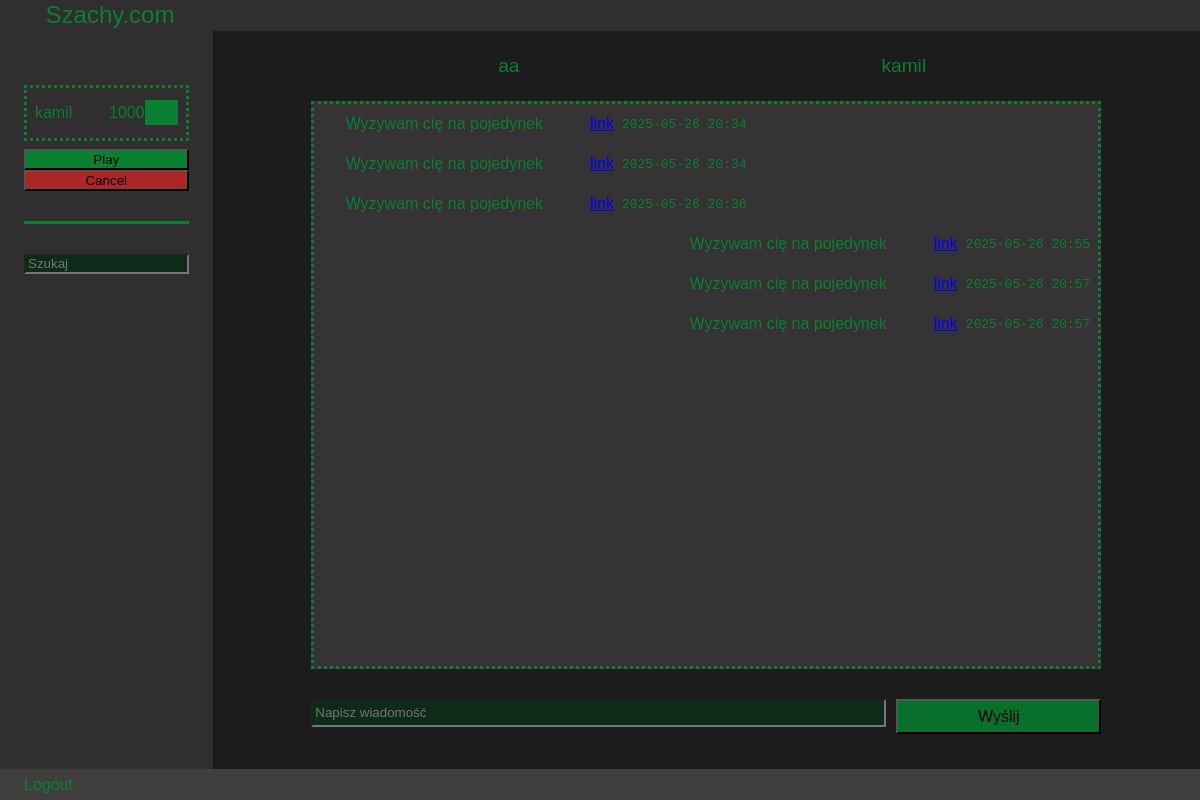
The app's page /chat1 (signed in), older data.
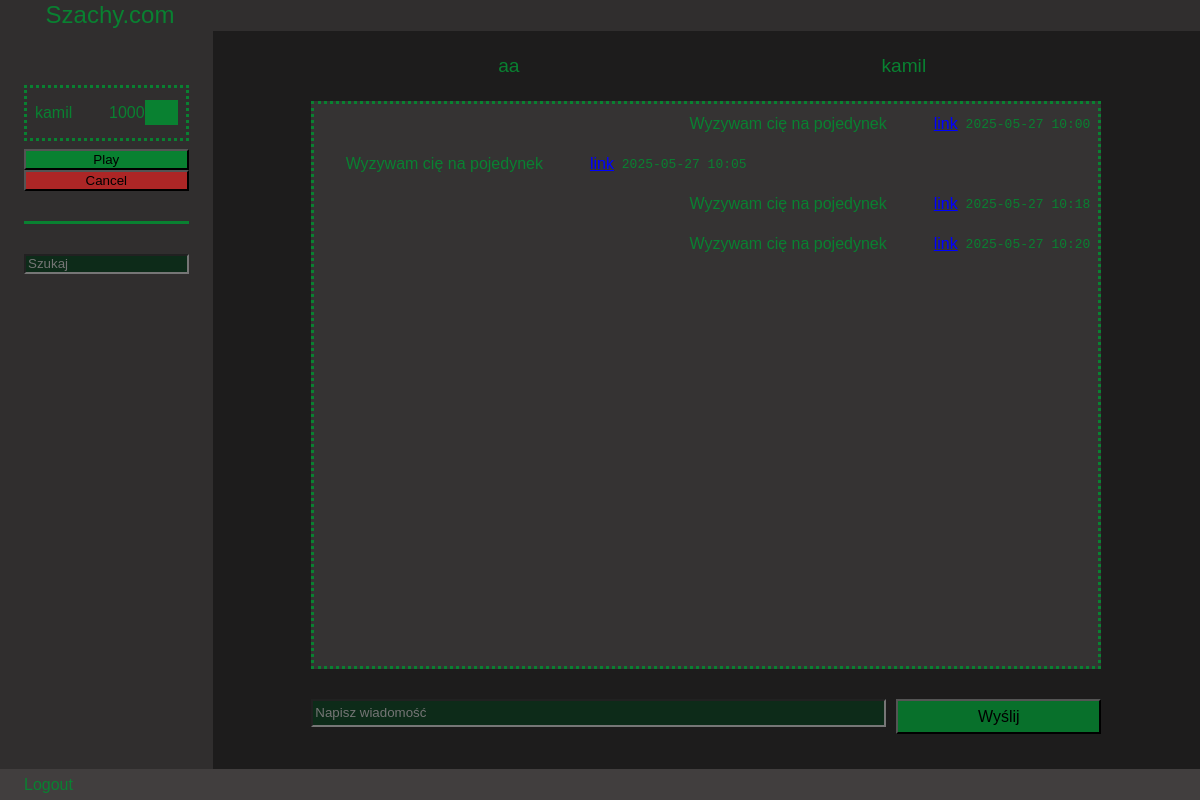
The same page, newer data.
### website/models.py (models this page shows)
class User(db.Model, UserMixin):
    __tablename__ = 'users'
    id = db.Column(db.Integer(), primary_key=True)
    name = db.Column(db.String(100), unique=True)
    password = db.Column(db.String(200))
    date = db.Column(db.DateTime(), default = datetime.now)
    elo = db.Column(db.Integer, default=1000)
    games_as_white = db.relationship('Game', back_populates='white_player',
                                     foreign_keys='Game.white_id', lazy='dynamic')
    games_as_black = db.relationship('Game', back_populates='black_player',
                                     foreign_keys='Game.black_id', lazy='dynamic')
    chat_user1 = db.relationship('Chat', back_populates='user1',
                                     foreign_keys='Chat.user1_id', lazy='dynamic')
    chat_user2 = db.relationship('Chat', back_populates='user2',
                                     foreign_keys='Chat.user2_id', lazy='dynamic')
    chat_user = db.relationship('Chat_log', back_populates='user',
                                     foreign_keys='Chat_log.nadawca', lazy='dynamic')

class Chat_log(db.Model):
    __tablename__ = 'chat_logs'
    id = db.Column(db.Integer(), primary_key=True)
    chat_id = db.Column(db.Integer(), db.ForeignKey('chat.id'), nullable = False)
    nadawca = db.Column(db.Integer(), db.ForeignKey('users.id'), nullable = False)
    date = db.Column(db.DateTime(), default = datetime.now)
    message = db.Column(db.String(1000))
    link = db.Column(db.String(100), default = None)
    chat = db.relationship('Chat', foreign_keys=[chat_id], back_populates='chat_log')
    user = db.relationship('User', foreign_keys=[nadawca], back_populates='chat_user')

### website/view/view.py (the view)
@view.route('/chat<chat_id>',  methods = ['POST', 'GET'])
@login_required
def chat(chat_id):
    chat = Chat.query.filter(chat_id == Chat.id).first()
    if request.method == "POST":
        message = request.form.get("message")
        if message:
            new_message = Chat_log(chat_id = chat.id, message = message, nadawca = current_user.id)
            db.session.add(new_message)
            db.session.commit()
    if chat:
        if (current_user.id!=chat.user1_id and current_user.id != chat.user2_id):
            return redirect(url_for('view.home'))
        messages = Chat_log.query.filter(chat.id == Chat_log.chat_id).all()
    else:
        print("Coś poszło nie tak")
        return redirect(url_for('view.home'))
    return render_template('chat.html', c_user = current_user, chat = chat, messages = messages)

### website/__init__.py (called while the page is built)
def create_app():
    app = Flask(__name__)
    app.config["SECRET_KEY"] = "dkhvq"
    app.config["SQLALCHEMY_DATABASE_URI"] = f'sqlite:///{DB_NAME}'
    app.secret_key = 'super_secret_key'
    db.init_app(app)
    from .view.view import view
    from .auth.auth import auth
    from .play.play import play
    app.register_blueprint(view, url_prefix='/')
    app.register_blueprint(auth, url_prefix='/')
    app.register_blueprint(play, url_prefix='/')
    from .models import User
    create_database(app)
    login_manager = LoginManager()
    login_manager.login_view = 'auth.login'
    login_manager.init_app(app)
    @login_manager.user_loader
    def load_user(id):
        return User.query.get(int(id))
    return app

### website/view/templates/chat.html (shortened to what this page needs)
{% extends "base_view.html" %} {% block title %}Chat{% endblock %}  {% block content %}
<div class="chat-container">
  {% if c_user.id == chat.user2.id %}
  <div class="chat-info">
    <p class="user-name">{{chat.user1.name}}</p>
    <p class="user-name">{{chat.user2.name}}</p>
  </div>
  {% else %}
  <div class="chat-info">
    <p class="user-name">{{chat.user2.name}}</p>
    <p class="user-name">{{chat.user1.name}}</p>
  </div>
  {% endif %}
  <div class="message-container" id="scrollableElement">
    {% for message in messages %} {% if message.link %} {% if message.nadawca ==
    c_user.id %}
    <div class="own-message">
      <p class="message">{{message.message}}</p>
      <a class="link" onClick="join('{{message.link}}')">link</a>
      <p class="date">{{message.date.strftime('%Y-%m-%d %H:%M')}}</p>
    </div>
    {% else %}
    <div class="other-message">
      <p class="message">{{message.message}}</p>
      <a class="link" onClick="join('{{message.link}}')">link</a>
      <p class="date">{{message.date.strftime('%Y-%m-%d %H:%M')}}</p>
    </div>
    {% endif %} {% endif %} {% endfor %}
  </div>
  <div class="send">
    <form method="POST">
      <input
        class="send-message"
        type="text"
        id="message"
        name="message"
        placeholder="Napisz wiadomość"
      />
      <button class="button-send" type="submit">Wyślij</button>
    </form>
  </div>
</div>
{% endblock %}

### website/view/templates/base_view.html (shortened to what this page needs)
<!DOCTYPE html>
<html lang="en">
  <head>
    <link
      rel="stylesheet"
      href="{{ url_for('static', filename='view/style-view.css') }}"
    />
  </head>
  <body>
    <nav class="header"><p class="tytul">Szachy.com</p></nav>
    <div class="content-container">
      <div class="users-container">
        <div class="play">
          <div class="user-holder">
            <p class="user-name">{{c_user.name}}</p>
            <p class="user-elo">{{c_user.elo}}</p>
            <div class="button-container">
              <a
                class="player-button"
                href="{{ url_for('view.stats', user_id=c_user.id) }}"
              ></a>
            </div>
          </div>
          <button class="player-button" id="find-game">Play</button
          ><button class="cancel-button-active" id="cancel">Cancel</button>
        </div>
        <div class="search-user">
          <input
            id="search"
            type="search"
            autocomplete="off"
            placeholder="Szukaj"
          />
        </div>
      </div>
      <div class="stats-container">{% block content %} {% endblock %}</div>
    </div>
    <nav class="footer">
      <a class="logout" id="logout" href="{{ url_for('auth.logout') }}"
        >Logout</a
      >
    </nav>
  </body>
</html>

### website/static/view/style-view.css (style rules this page uses)
html { margin: 0px; padding: 0px; font-family: Consolas, sans-serif; width: 100%; height: 100%; }
*, *::before, *::after { box-sizing: border-box; }
body { display: flex; flex-direction: column; justify-content: center; padding: 0px; margin: 0px; width: 100%; height: 100%; }
.header { flex: 1; background-color: rgb(48, 46, 46); }
.content-container { flex: 24; background-color: rgb(48, 46, 46); display: flex; flex-direction: row; }
.footer { flex: 1; background-color: rgb(65, 62, 62); padding: 0px; margin: 0px; }
.users-container { flex: 1; color: rgb(9, 129, 49); display: flex; flex-direction: column; padding: 2%; flex-shrink: 0; }
.user-holder { display: flex; flex-direction: row; border: dotted rgb(9, 129, 49); margin-bottom: 5%; }
.user-name { flex: 1; margin-right: 5%; margin-left: 5%; }
.user-elo { flex: 1; }
.button-container { flex: 1; display: flex; flex-direction: row; justify-content: center; align-items: center; margin-right: 5%; }
.player-button { height: 50%; flex: 1; background-color: rgb(9, 129, 49); }
.cancel-button-active { height: 50%; flex: 1; background-color: rgb(172, 38, 38); }
.stats-container { flex: 6; background-color: rgb(29, 28, 28); min-height: 0; display: flex; flex-direction: column; flex-shrink: 0; }
a { display: flex; margin-left: 2%; align-items: center; justify-content: left; height: 100%; text-decoration: none; color: rgb(9, 129, 49); }
.play { margin-top: 30px; border-bottom: solid; padding-bottom: 30px; display: flex; flex-direction: column; justify-content: center; }
input { width: 100%; margin-bottom: 10px; background-color: rgb(13, 43, 25); height: 20px; color: aliceblue; }
.search-user { margin-top: 30px; overflow-y: auto; }
.tytul { width: 100px; margin-left: 5%; margin-bottom: 0px; margin-top: 0px; padding: 0px; height: 100%; color: rgb(9, 129, 49); display: flex; text-align: center; justify-content: center; align-items: center; font-size: 1.5em; }
.chat-container { display: flex; flex-direction: column; flex: 1; background-color: rgb(29, 28, 28); color: rgb(9, 129, 49); justify-content: center; align-items: center; }
.chat-info { width: 80%; flex: 1; display: flex; align-items: center; justify-content: space-around; text-align: center; font-size: larger; }
.user-name { flex: 2; }
.message-container { flex: 8; display: flex; flex-direction: column; border: dotted rgb(9, 129, 49); width: 80%; background-color: rgb(53, 51, 51); overflow-y: auto; min-height: 0; }
.own-message { height: 40px; display: flex; flex-direction: row; justify-content: right; align-items: center; }
.other-message { height: 40px; display: flex; flex-direction: row; justify-content: left; align-items: center; }
.date { font-size: small; font-family: "Courier New", Courier, monospace; font-weight: lighter; margin-right: 1%; margin-left: 1%; }
.message { margin-right: 4%; margin-left: 4%; }
.send { margin-top: 3%; width: 80%; flex: 1; }
form { display: flex; flex-direction: row; align-items: flex-start; width: 100%; height: 100%; }
.button-send { flex: 1; height: 50%; margin: 0px; margin-left: 10px; background-color: rgb(8, 112, 43); font-size: medium; }
.send-message { flex: 3; width: 80%; height: 40%; }
.content-container, .users-container, .stats-container, .chat-container { min-height: 0; min-width: 0; }
.link { text-decoration: underline; color: blue; }

Row changes from the older to the newer data that the page shows:
removed Chat_log: message "Wyzywam cię na pojedynek", date "2025-05-26 20:57"
removed Chat_log: message "Wyzywam cię na pojedynek", date "2025-05-26 20:57"
changed Chat_log (number 1 of 4 on the later page): link "P9JT5H" → "67266E" (drawn); date "2025-05-26 20:34" → "2025-05-27 10:00"
changed Chat_log (number 2 of 4 on the later page): date "2025-05-26 20:34" → "2025-05-27 10:05"
changed Chat_log (number 3 of 4 on the later page): link "39SOTY" → "TXNLYG" (drawn); date "2025-05-26 20:36" → "2025-05-27 10:18"
changed Chat_log (number 4 of 4 on the later page): date "2025-05-26 20:55" → "2025-05-27 10:20"
